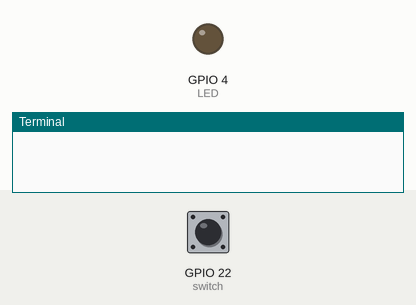
A program run on a simulated Raspberry Pi (BCM pin numbers). On the bench: output pins drawn as LEDs (lit = HIGH), the last lines printed to the terminal. The test bench sets the inputs (shaded band); at power-on: GPIO 22 (switch) LOW.

Above: at 1.2 s.
1.3 s: GPIO 22 (switch) pulled HIGH for 0.15 s
At 2.1 s:
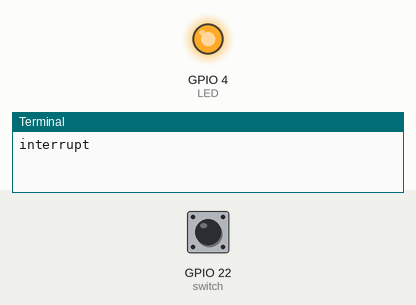
2.9 s: GPIO 22 (switch) pulled HIGH for 1 s
At 3.4 s:
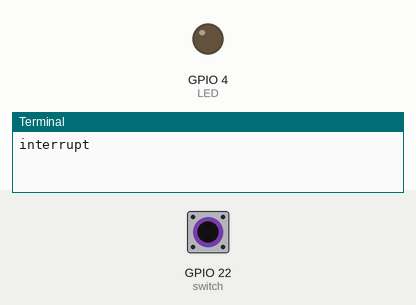
5.4 s: GPIO 22 (switch) pulled HIGH for 3.2 s
At 6.5 s:
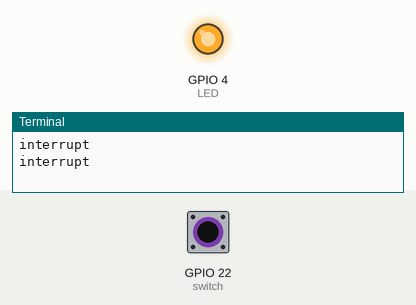
Timing chart, 0 to 8.4 s (numbered marks = the images above; inputs shaded):
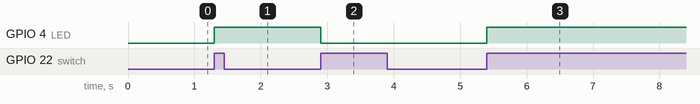

The program:

ButtonLEDPullDown.py
```python
import RPi.GPIO as GPIO
import time

switch =22
LED = 4
flag = False

GPIO.setmode(GPIO.BCM)
GPIO.setup(switch, GPIO.IN, pull_up_down = GPIO.PUD_DOWN) # 내부풀다운 사용
GPIO.setup(LED, GPIO.OUT)
GPIO.output(LED, False)

def swBlink(channel):      #callback 함수
   global flag
   if flag == False:
      GPIO.output(LED, True)
      print("interrupt")
      flag = True
      time.sleep(0.3)
   else:
      flag = False
      GPIO.output(LED, False)
      time.sleep(0.3)

#인터럽터핀에 라이징 신호가 인가되면 콜백함수로 리턴되어 실행
GPIO.add_event_detect(switch, GPIO.RISING, callback=swBlink)

try:
   while True:
      pass
except KeyboardInterrupt:
   print()
   GPIO.cleanup()
```

Measured:
- after the input at 1.3 s, GPIO 4 (LED): LOW → HIGH at once
- after the input at 2.9 s, GPIO 4 (LED): HIGH → LOW at once
- after the input at 5.4 s, GPIO 4 (LED): LOW → HIGH at once
